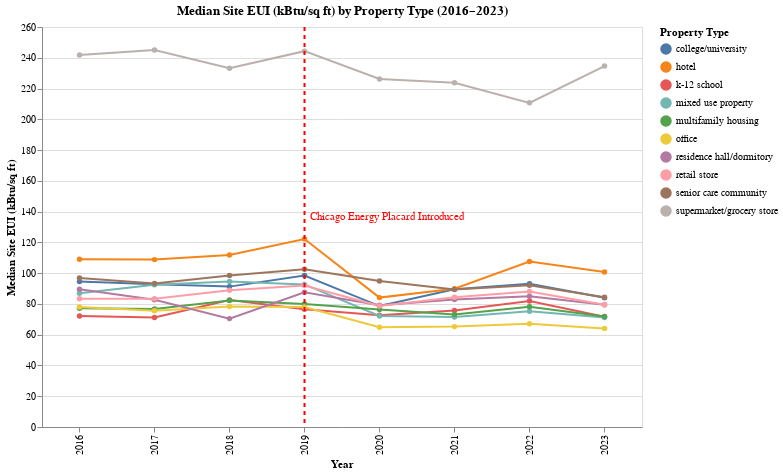

Notebook source saved alongside this figure:
### Code cell
median_s = plot_metric_by_property(
    df=top_energy,
    metric_col="Site EUI (kBtu/sq ft)",
    agg_func=pd.Series.median,
)
median_s

### Figure 1 — Vega-Lite specification as saved in the notebook (floating-point values rounded to 4 significant figures)
{"config": {"view": {"continuousWidth": 300, "continuousHeight": 300}}, "layer": [{"data": {"name": "data-767767659defbd95371c742b5339a6af"}, "mark": {"type": "line", "point": true}, "encoding": {"color": {"field": "Primary Property Type", "title": "Property Type", "type": "nominal"}, "tooltip": [{"field": "Primary Property Type", "title": "Property Type", "type": "nominal"}, {"field": "Data Year", "title": "Year", "type": "quantitative"}, {"field": "Aggregated_Metric", "format": ".2f", "title": "Median Site EUI (kBtu/sq ft)", "type": "quantitative"}], "x": {"field": "Data Year", "sort": "ascending", "title": "Year", "type": "ordinal"}, "y": {"field": "Aggregated_Metric", "title": "Median Site EUI (kBtu/sq ft)", "type": "quantitative"}}, "name": "view_2"}, {"data": {"name": "data-0c454f3f83ff251380041a7c1dc9c76c"}, "mark": {"type": "rule", "color": "red", "size": 2, "strokeDash": [4, 4]}, "encoding": {"x": {"field": "Data Year", "type": "ordinal"}}}, {"data": {"name": "data-59d4f649ef26394b53c706eca5efd7c6"}, "mark": {"type": "text", "align": "left", "baseline": "bottom", "color": "red", "dx": 5, "dy": -5}, "encoding": {"text": {"field": "label", "type": "nominal"}, "x": {"field": "Data Year", "type": "ordinal"}}}], "height": 400, "params": [{"name": "param_2", "select": {"type": "interval", "encodings": ["x", "y"]}, "bind": "scales", "views": ["view_2"]}], "title": "Median Site EUI (kBtu/sq ft) by Property Type (2016–2023)", "width": 600, "$schema": "https://vega.github.io/schema/vega-lite/v5.20.1.json", "datasets": {"data-767767659defbd95371c742b5339a6af": [{"Data Year": 2016, "Primary Property Type": "college/university", "Aggregated_Metric": 94.5}, {"Data Year": 2016, "Primary Property Type": "hotel", "Aggregated_Metric": 109.0}, {"Data Year": 2016, "Primary Property Type": "k-12 school", "Aggregated_Metric": 72.2}, {"Data Year": 2016, "Primary Property Type": "mixed use property", "Aggregated_Metric": 87.0}, {"Data Year": 2016, "Primary Property Type": "multifamily housing", "Aggregated_Metric": 77.2}, {"Data Year": 2016, "Primary Property Type": "office", "Aggregated_Metric": 77.95}, {"Data Year": 2016, "Primary Property Type": "residence hall/dormitory", "Aggregated_Metric": 89.55}, {"Data Year": 2016, "Primary Property Type": "retail store", "Aggregated_Metric": 83.4}, {"Data Year": 2016, "Primary Property Type": "senior care community", "Aggregated_Metric": 96.8}, {"Data Year": 2016, "Primary Property Type": "supermarket/grocery store", "Aggregated_Metric": 241.8}, {"Data Year": 2017, "Primary Property Type": "college/university", "Aggregated_Metric": 92.75}, {"Data Year": 2017, "Primary Property Type": "hotel", "Aggregated_Metric": 108.8}, {"Data Year": 2017, "Primary Property Type": "k-12 school", "Aggregated_Metric": 71.2}, {"Data Year": 2017, "Primary Property Type": "mixed use property", "Aggregated_Metric": 92.4}, {"Data Year": 2017, "Primary Property Type": "multifamily housing", "Aggregated_Metric": 76.7}, {"Data Year": 2017, "Primary Property Type": "office", "Aggregated_Metric": 75.6}, {"Data Year": 2017, "Primary Property Type": "residence hall/dormitory", "Aggregated_Metric": 82.65}, {"Data Year": 2017, "Primary Property Type": "retail store", "Aggregated_Metric": 83.3}, {"Data Year": 2017, "Primary Property Type": "senior care community", "Aggregated_Metric": 93.3}, {"Data Year": 2017, "Primary Property Type": "supermarket/grocery store", "Aggregated_Metric": 245.0}, {"Data Year": 2018, "Primary Property Type": "college/university", "Aggregated_Metric": 91.25}, {"Data Year": 2018, "Primary Property Type": "hotel", "Aggregated_Metric": 111.8}, {"Data Year": 2018, "Primary Property Type": "k-12 school", "Aggregated_Metric": 82.6}, {"Data Year": 2018, "Primary Property Type": "mixed use property", "Aggregated_Metric": 94.65}, {"Data Year": 2018, "Primary Property Type": "multifamily housing", "Aggregated_Metric": 82.3}, {"Data Year": 2018, "Primary Property Type": "office", "Aggregated_Metric": 78.3}, {"Data Year": 2018, "Primary Property Type": "residence hall/dormitory", "Aggregated_Metric": 70.45}, {"Data Year": 2018, "Primary Property Type": "retail store", "Aggregated_Metric": 88.95}, {"Data Year": 2018, "Primary Property Type": "senior care community", "Aggregated_Metric": 98.55}, {"Data Year": 2018, "Primary Property Type": "supermarket/grocery store", "Aggregated_Metric": 233.1}, {"Data Year": 2019, "Primary Property Type": "college/university", "Aggregated_Metric": 98.5}, {"Data Year": 2019, "Primary Property Type": "hotel", "Aggregated_Metric": 122.2}, {"Data Year": 2019, "Primary Property Type": "k-12 school", "Aggregated_Metric": 76.5}, {"Data Year": 2019, "Primary Property Type": "mixed use property", "Aggregated_Metric": 92.7}, {"Data Year": 2019, "Primary Property Type": "multifamily housing", "Aggregated_Metric": 79.95}, {"Data Year": 2019, "Primary Property Type": "office", "Aggregated_Metric": 78.0}, {"Data Year": 2019, "Primary Property Type": "residence hall/dormitory", "Aggregated_Metric": 87.6}, {"Data Year": 2019, "Primary Property Type": "retail store", "Aggregated_Metric": 91.9}, {"Data Year": 2019, "Primary Property Type": "senior care community", "Aggregated_Metric": 102.5}, {"Data Year": 2019, "Primary Property Type": "supermarket/grocery store", "Aggregated_Metric": 244.3}, {"Data Year": 2020, "Primary Property Type": "college/university", "Aggregated_Metric": 78.6}, {"Data Year": 2020, "Primary Property Type": "hotel", "Aggregated_Metric": 84.1}, {"Data Year": 2020, "Primary Property Type": "k-12 school", "Aggregated_Metric": 72.6}, {"Data Year": 2020, "Primary Property Type": "mixed use property", "Aggregated_Metric": 72.15}, {"Data Year": 2020, "Primary Property Type": "multifamily housing", "Aggregated_Metric": 76.3}, {"Data Year": 2020, "Primary Property Type": "office", "Aggregated_Metric": 64.8}, {"Data Year": 2020, "Primary Property Type": "residence hall/dormitory", "Aggregated_Metric": 79.2}, {"Data Year": 2020, "Primary Property Type": "retail store", "Aggregated_Metric": 78.6}, {"Data Year": 2020, "Primary Property Type": "senior care community", "Aggregated_Metric": 94.9}, {"Data Year": 2020, "Primary Property Type": "supermarket/grocery store", "Aggregated_Metric": 226.2}, {"Data Year": 2021, "Primary Property Type": "college/university", "Aggregated_Metric": 89.6}, {"Data Year": 2021, "Primary Property Type": "hotel", "Aggregated_Metric": 89.9}, {"Data Year": 2021, "Primary Property Type": "k-12 school", "Aggregated_Metric": 75.8}, {"Data Year": 2021, "Primary Property Type": "mixed use property", "Aggregated_Metric": 71.5}, {"Data Year": 2021, "Primary Property Type": "multifamily housing", "Aggregated_Metric": 73.1}, {"Data Year": 2021, "Primary Property Type": "office", "Aggregated_Metric": 65.25}, {"Data Year": 2021, "Primary Property Type": "residence hall/dormitory", "Aggregated_Metric": 82.9}, {"Data Year": 2021, "Primary Property Type": "retail store", "Aggregated_Metric": 84.4}, {"Data Year": 2021, "Primary Property Type": "senior care community", "Aggregated_Metric": 89.4}, {"Data Year": 2021, "Primary Property Type": "supermarket/grocery store", "Aggregated_Metric": 223.7}, {"Data Year": 2022, "Primary Property Type": "college/university", "Aggregated_Metric": 93.1}, {"Data Year": 2022, "Primary Property Type": "hotel", "Aggregated_Metric": 107.5}, {"Data Year": 2022, "Primary Property Type": "k-12 school", "Aggregated_Metric": 81.9}, {"Data Year": 2022, "Primary Property Type": "mixed use property", "Aggregated_Metric": 75.2}, {"Data Year": 2022, "Primary Property Type": "multifamily housing", "Aggregated_Metric": 78.2}, {"Data Year": 2022, "Primary Property Type": "office", "Aggregated_Metric": 67.1}, {"Data Year": 2022, "Primary Property Type": "residence hall/dormitory", "Aggregated_Metric": 85.0}, {"Data Year": 2022, "Primary Property Type": "retail store", "Aggregated_Metric": 88.1}, {"Data Year": 2022, "Primary Property Type": "senior care community", "Aggregated_Metric": 92.1}, {"Data Year": 2022, "Primary Property Type": "supermarket/grocery store", "Aggregated_Metric": 210.7}, {"Data Year": 2023, "Primary Property Type": "college/university", "Aggregated_Metric": 83.95}, {"Data Year": 2023, "Primary Property Type": "hotel", "Aggregated_Metric": 100.8}, {"Data Year": 2023, "Primary Property Type": "k-12 school", "Aggregated_Metric": 71.7}, {"Data Year": 2023, "Primary Property Type": "mixed use property", "Aggregated_Metric": 71.2}, {"Data Year": 2023, "Primary Property Type": "multifamily housing", "Aggregated_Metric": 71.8}, {"Data Year": 2023, "Primary Property Type": "office", "Aggregated_Metric": 64.1}, {"Data Year": 2023, "Primary Property Type": "residence hall/dormitory", "Aggregated_Metric": 79.4}, {"Data Year": 2023, "Primary Property Type": "retail store", "Aggregated_Metric": 79.45}, {"Data Year": 2023, "Primary Property Type": "senior care community", "Aggregated_Metric": 84.35}, {"Data Year": 2023, "Primary Property Type": "supermarket/grocery store", "Aggregated_Metric": 234.6}], "data-0c454f3f83ff251380041a7c1dc9c76c": [{"Data Year": 2019}], "data-59d4f649ef26394b53c706eca5efd7c6": [{"Data Year": 2019, "label": "Chicago Energy Placard Introduced"}]}}
